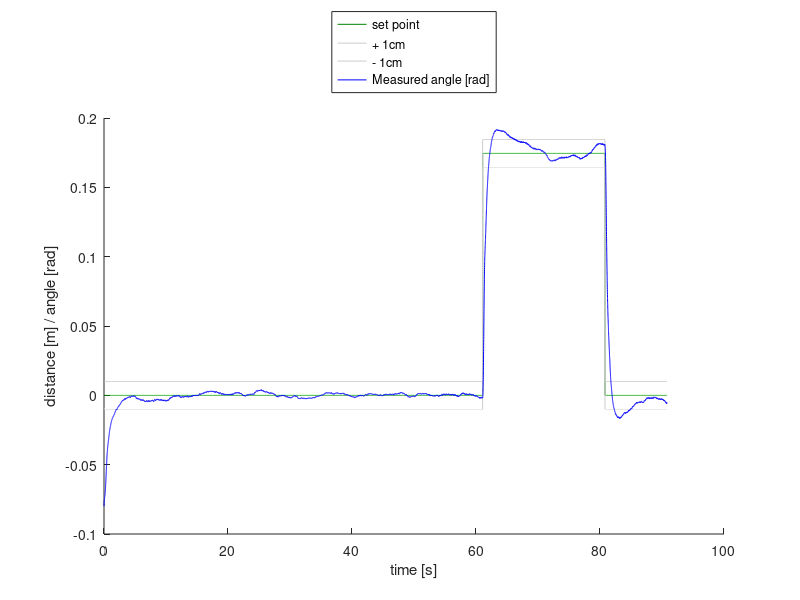

Reproduce this figure in MATLAB. (Note: this script raises an error after producing the figure.)
%Rygaard pot

analysis = load( 'analysis1.csv' );
%time, pos, motor, pos estimate, speed est, acc est, ir dist, acc raw x,
%acc raw y, acc raw z

analysis = analysis(5:end,:);

Fs_c = 200;
Fs_e = 1000;

ana_time = linspace( 0, length(analysis)/Fs_c, length(analysis) );




%plot stuff
close all
hold on

% plot setpoint
plot( ana_time, analysis(:,end), '-','Color', [0,0.5,0],'LineWidth',0.1 );
% plot 1 cm border
plot( ana_time,[analysis(:,end)+0.01,analysis(:,end)-0.01], '-','Color', [0.8,0.8,0.8],'LineWidth',0.1 );
% plot real angle
window = 10;
plot( ana_time, filtfilt(ones(1,window),window,sin(analysis(:,2))), '-','Color', [0,0,1],'LineWidth',0.1 );
% plot real pos
window = 10;
%plot( ana_time, filtfilt(ones(1,window),window,sin(analysis(:,3))), '-','Color', [1,0,0],'LineWidth',0.1 );

xlabel( 'time [s]' )
ylabel( 'distance [m] / angle [rad]' )
legend(...
    'set point',...
    '+ 1cm','- 1cm',...
    'Measured angle [rad]',...
    'Measured altitude [m]',...
    'Location', 'NorthOutside'...
);

cleanfigure('minimumPointsDistance',0.05);
saveas( gcf, 'fig', 'pdf' )
matlab2tikz('plot.tikz', 'height', '\figureheight', 'width', '\figurewidth', 'extraAxisOptions', 'legend columns = 2');
